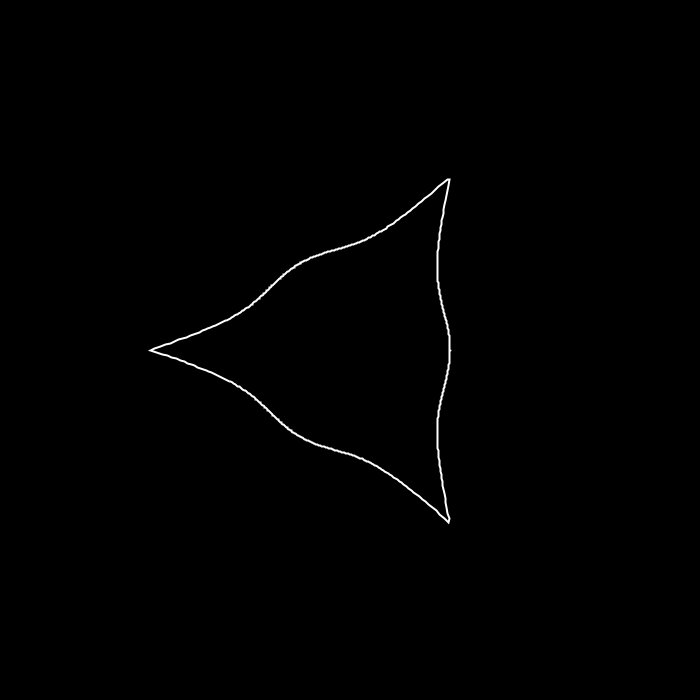
Frame 1 (no input)
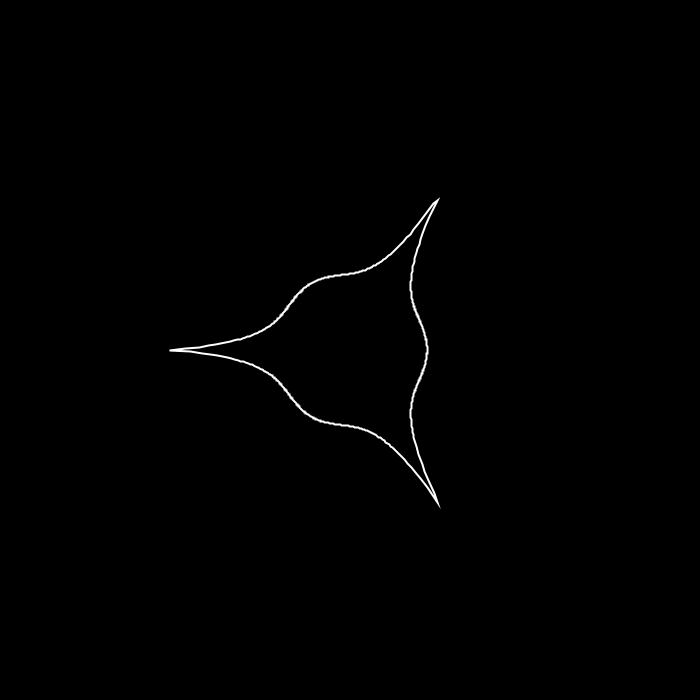
Frame 60 (the mouse pressed at the canvas centre just before this capture)
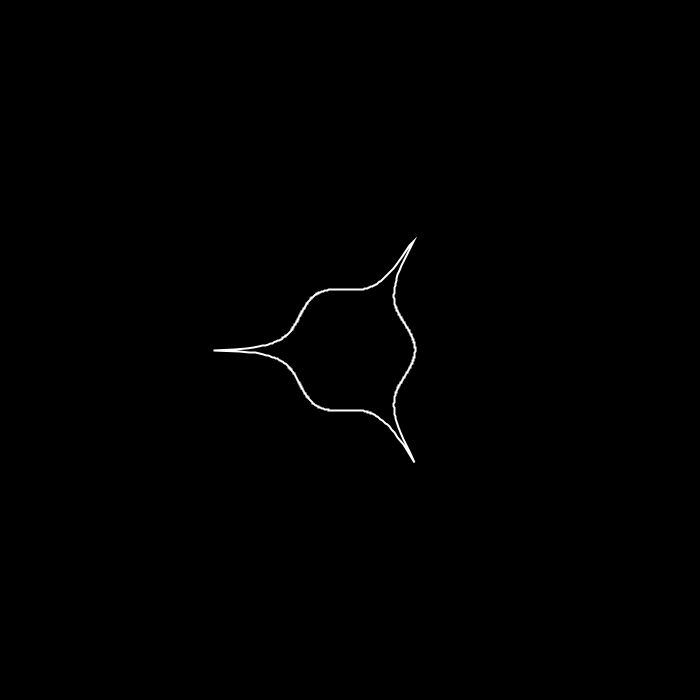
Frame 120 (the mouse held since frame 60 and released just before this capture)

The Processing sketch that drew these frames (run headless with seeded random() and noise(); from frame 60 on, the mouse is pressed at the canvas centre):

// Processing sketch: superFormulaControl
// ── superFormulaControl.pde
void setup() {
  size(700, 700);
  
  noFill();
  stroke(255);
  strokeWeight(2);
}

float t = 0;

float varA = 2.0;
float varB = 2.0;
float varM = 6.0;
float varN1 = 1.0;
float varN2 = 1.0;
float varN3 = 1.0;

void draw() {
  background(0);
  
  translate(width/2, height/2);
  
  
  //keycommands
  if (keyPressed) {
    if (key == 'A') {
         varA += 0.2;
         println("A: " + varA);
     } else if (key == 'a') {
         varA -= 0.2;
         println("A: " + varA);
     }
     
     if (key == 'B') {
         varB += 0.2;
         println("B: " + varB);
     } else if (key == 'b') {
         varB -= 0.2;
         println("B: " + varB);
     }
     
     if (key == 'M') {
         varM += 0.2;
         println("M: " + varM);
     } else if (key == 'm') {
         varM -= 0.2;
         println("M: " + varM);
     }
     
     if (key == 'J') {
         varN1 += 0.02;
         println("N1: " + varN1);
     } else if (key == 'j') {
         varN1 -= 0.02;
         println("N1: " + varN1);
     }
     
     if (key == 'K') {
         varN2 += 0.02;
         println("N2: " + varN2);
     } else if (key == 'k') {
         varN2 -= 0.02;
         println("N2: " + varN2);
     }
     
     if (key == 'L') {
         varN3 += 0.02;
         println("N3: " + varN3);
     } else if (key == 'l') {
         varN3 -= 0.02;
         println("N3: " + varN3);
     }

  }
  
  //processing's beginshape method
  beginShape();
  
  //add some vertices by looping over various values of theta
  //cover one full circle, 
  //decreasing the increment increases resolution
  for (float theta = 0; theta <= 2 * PI; theta += 0.01) {
    //use mouseX and mouseY / 100.0 to see what different parameters do
    //divide by 100 to scale down changes
    float rad = r(theta,
      varA, //a
      varB, //b
      varM, //m determines amount of relational symmetry
      varN1, //n1 rounds out the shape the higher the number
      sin(t) + varN2, //n2 determines shape of spikes on one side, use sin & cos waves to oscilate values
      cos(t) + varN3 //n3 determines shape of spike on other side
    );
    //multiplying by 50 because func r returns in only 1px
    float x = rad * cos(theta) * 50;
    float y = rad * sin(theta) * 50;
    vertex(x, y);
  }
  
  endShape();
  
  //increment t
  t += 0.1;
  
}


// function r
// code superformula into func r
float r(float theta, float a, float b, float m, float n1, float n2, float n3 ) { 
  return pow(pow(abs(cos((m * theta) / 4.0) / a), n2) + pow(abs(sin((m * theta) / 4.0) / b), n3), -1.0/n1);
}

void keyPressed() {
   if (key == 'a') {
     if (keyCode == UP) {
       varA++;
       println(varA);
     } else if (keyCode == DOWN) {
       varA--;
       println(varA);
     }
   }
}
